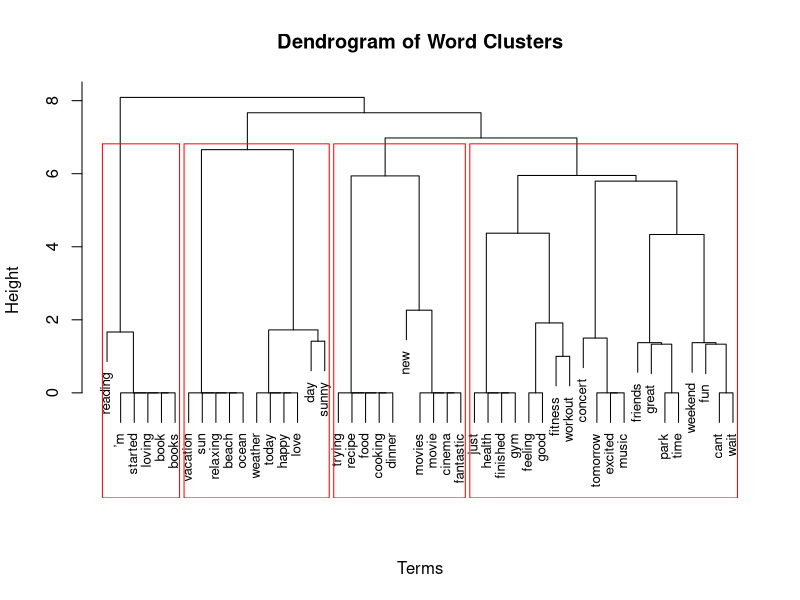

Write the R code that produced this figure.
library(tm)
library(SnowballC)
library(cluster)
library(proxy)

# Step 1: Create a corpus
print("Step 1: Creating corpus...")
tweets <- c(
  "Love the sunny weather today! #happy #sunny #day",
  "Just finished a great workout at the gym #fitness #health",
  "Trying out a new recipe for dinner #cooking #food",
  "Had a relaxing day at the beach #vacation #ocean #sun",
  "The new movie was fantastic! #movies #cinema",
  "Feeling good after my workout! #fitness #workout",
  "Can't wait for the weekend! #weekend #fun",
  "I’m loving this new book I started reading #books #reading",
  "Excited for the concert tomorrow! #music #concert",
  "Had a great time with friends at the park #friends #fun"
)

corpus <- Corpus(VectorSource(tweets))
print("Corpus created successfully.")
inspect(corpus)  # Check corpus content

# Step 2: Preprocessing the text
print("Step 2: Preprocessing text...")
corpus <- tm_map(corpus, content_transformer(tolower))  # Convert to lowercase
corpus <- tm_map(corpus, removePunctuation)  # Remove punctuation
corpus <- tm_map(corpus, removeNumbers)  # Remove numbers
corpus <- tm_map(corpus, stripWhitespace)  # Remove extra spaces
corpus <- tm_map(corpus, removeWords, stopwords("en"))  # Remove common stopwords
corpus <- tm_map(corpus, content_transformer(function(x) gsub("http\\S+|www\\S+", " ", x)))  # Remove URLs

print("Text preprocessing completed.")
inspect(corpus)  # Verify cleaned text

# Step 3: Create a Term-Document Matrix (TDM)
print("Step 3: Creating Term-Document Matrix...")
tdm <- TermDocumentMatrix(corpus)
print("TDM created successfully.")
inspect(tdm)  # Check matrix content

# Step 4: Convert TDM to a matrix and remove sparse terms
print("Step 4: Converting TDM to matrix and removing sparse terms...")
tdm_matrix <- as.matrix(tdm)
if (nrow(tdm_matrix) == 0) {
  stop("Error: Term-Document Matrix is empty after conversion. Check preprocessing steps.")
}
print(dim(tdm_matrix))  # Check matrix dimensions before filtering
tdm_matrix <- tdm_matrix[rowSums(tdm_matrix) > 0, ]  # Remove zero-frequency terms
print(dim(tdm_matrix))  # Verify if filtering worked

# Step 5: Compute the distance matrix
print("Step 5: Computing distance matrix...")
dist_matrix <- dist(tdm_matrix, method = "euclidean")
print("Distance matrix computed.")

# Step 6: Perform hierarchical clustering
print("Step 6: Performing hierarchical clustering...")
if (length(dist_matrix) == 0) {
  stop("Error: Distance matrix is empty. Check TDM matrix and ensure data is not missing.")
}
hc <- hclust(dist_matrix, method = "ward.D")
print("Hierarchical clustering completed.")

# Step 7: Plot the dendrogram
print("Step 7: Plotting dendrogram...")
plot(hc, main = "Dendrogram of Word Clusters", xlab = "Terms", sub = "", cex = 0.8)

# Step 8: Group the dendrogram into 4 clusters
print("Step 8: Highlighting clusters...")
rect.hclust(hc, k = 4, border = "red")  # Highlight 4 clusters with blue rectangles
print("Clustering visualization completed.")
